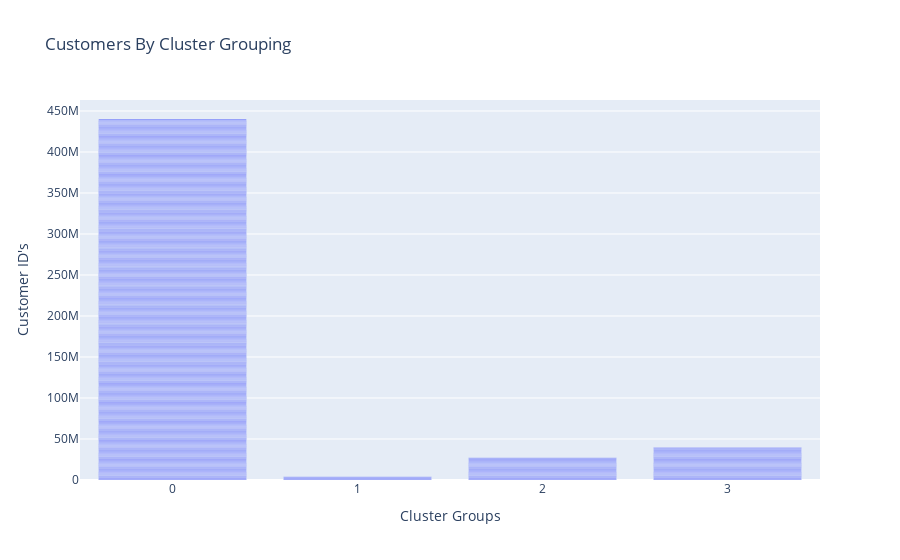

Here is the notebook cell this chart was saved with:
### Code cell
import plotly.graph_objs as go
data = [go.Bar(
                y=reframed_df['Cust_id'],  # NOC stands for the National Olympic Committee
                x=reframed_df['cluster'])]

# create the layout
layout = go.Layout(
    title = 'Customers By Cluster Grouping', # Graph title
    xaxis = dict(title = 'Cluster Groups'), # x-axis label
    yaxis = dict(title = 'Customer ID\'s'), # y-axis label
    hovermode ='closest' # handles multiple points landing on the same vertical
)

# create the figure
fig = go.Figure(data=data, layout=layout)
fig.show()

### Figure 1 — Plotly figure (JSON) as saved in the notebook; plotly's stock layout.template omitted (floating-point values rounded to 4 significant figures; data arrays with more than 128 entries replaced by an {"elided": "..."} marker saying what was removed)
{"data": [{"type": "bar", "x": {"elided": "375 int values"}, "y": {"elided": "375 int values"}}], "layout": {"autosize": true, "hovermode": "closest", "title": {"text": "Customers By Cluster Grouping"}, "xaxis": {"autorange": true, "range": [-0.5, 3.5], "title": {"text": "Cluster Groups"}, "type": "linear"}, "yaxis": {"autorange": true, "range": [0, 463400000.0], "title": {"text": "Customer ID's"}, "type": "linear"}}}
